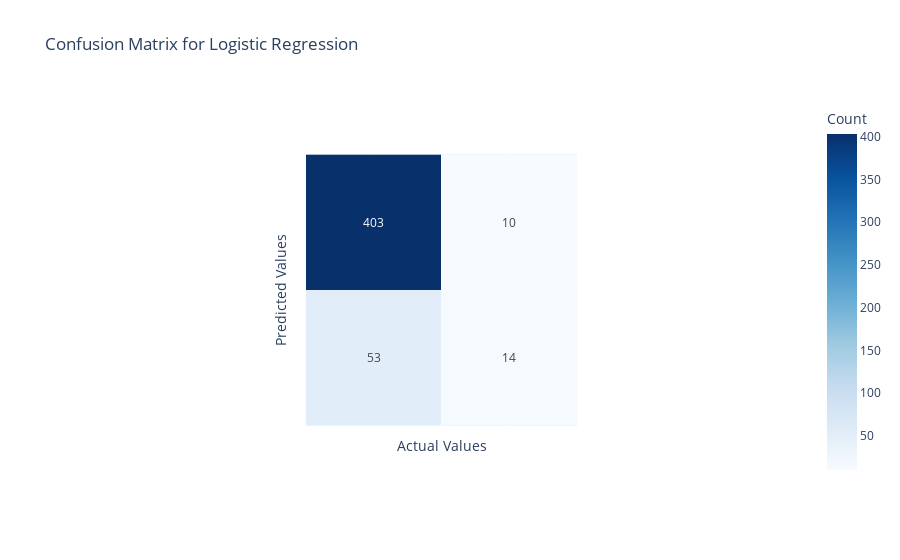

Write notebook code for a chart like this one.
### Markdown cell above
### Logistic Regression

### Code cell
# Logistic Regression model evaluation
fig = px.imshow(confusion_matrix(y_test, lr_pred),
                labels = dict(x='Actual Values', 
                              y = 'Predicted Values', 
                              color= 'Count'),
                x = [0,1],
                y =[0,1] ,
                color_continuous_scale= 'blues',
                title = 'Confusion Matrix for Logistic Regression',
                text_auto = True)
fig.update_xaxes(showticklabels = False)
fig.update_yaxes(showticklabels = False)
fig.show()

### Figure 1 — Plotly figure (JSON) as saved in the notebook; plotly's stock layout.template omitted (floating-point values rounded to 4 significant figures)
{"data": [{"coloraxis": "coloraxis", "hovertemplate": "Actual Values: %{x}<br>Predicted Values: %{y}<br>Count: %{z}<extra></extra>", "name": "0", "texttemplate": "%{z}", "type": "heatmap", "x": [0, 1], "xaxis": "x", "y": [0, 1], "yaxis": "y", "z": [[403, 10], [53, 14]]}], "layout": {"autosize": true, "coloraxis": {"colorbar": {"title": {"text": "Count"}}, "colorscale": [[0, "rgb(247,251,255)"], [0.125, "rgb(222,235,247)"], [0.25, "rgb(198,219,239)"], [0.375, "rgb(158,202,225)"], [0.5, "rgb(107,174,214)"], [0.625, "rgb(66,146,198)"], [0.75, "rgb(33,113,181)"], [0.875, "rgb(8,81,156)"], [1, "rgb(8,48,107)"]]}, "title": {"text": "Confusion Matrix for Logistic Regression"}, "xaxis": {"anchor": "y", "autorange": true, "constrain": "domain", "domain": [0.3125, 0.6875], "range": [-0.5, 1.5], "scaleanchor": "y", "showticklabels": false, "title": {"text": "Actual Values"}, "type": "linear"}, "yaxis": {"anchor": "x", "autorange": true, "constrain": "domain", "domain": [0, 1], "range": [1.5, -0.5], "showticklabels": false, "title": {"text": "Predicted Values"}, "type": "linear"}}}
